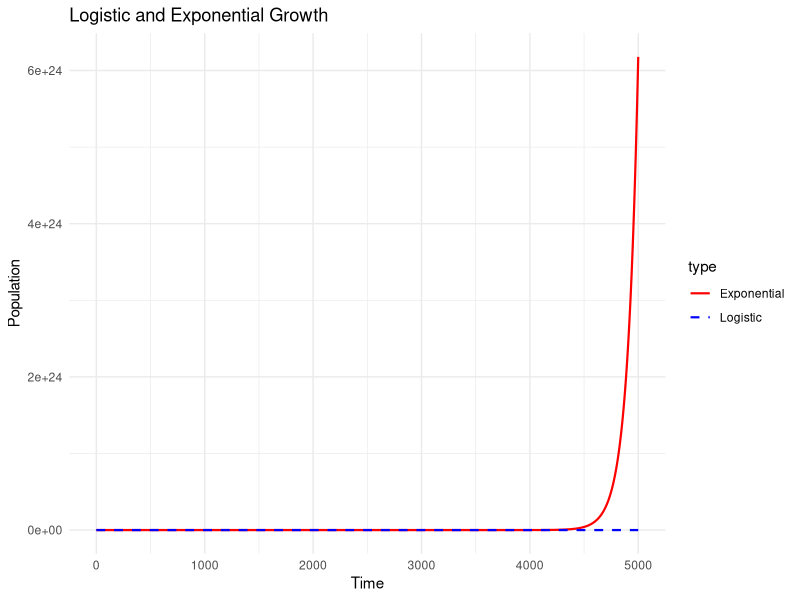
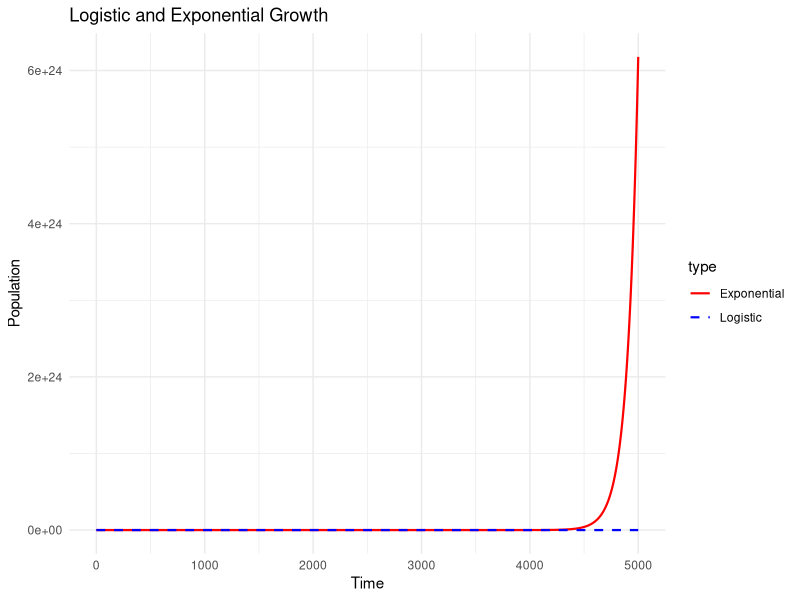

Write the R code that produced these figures, in order.


# Load necessary libraries
library(ggplot2)

# Function for exponential growth
exponential_growth <- function(t, N0, r) {
  N0 * exp(r * t)
}

# Function for logistic growth
logistic_growth <- function(t, N0, K, r) {
  N <- (N0 * K * exp(r * t)) / (K - N0 + N0 * exp(r * t))
  return(N)
}


# Set parameters
N0 <- 975.54  # Initial population
r <- 1.004e-02  # Growth rate
K <- 6.000e+10  # Carrying capacity (for logistic growth)

# Generate time values
time <- seq(0, 5000, by = 1)

# Calculate population values for both growth models
population_logistic <- logistic_growth(time, N0, K, r)
population_exponential <- exponential_growth(time, N0, r)

# Create a data frame for plotting
growth_data <- data.frame(t = rep(time, 2), 
                          population = c(population_logistic, population_exponential), 
                          type = rep(c("Logistic", "Exponential"), each = length(time)))

# Plot the results using ggplot2
Exponential_vs_logistic_plot<- ggplot(growth_data, aes(t, population, color = type, linetype = type)) +
  geom_line(lwd=0.75) +
  labs(x = "Time", y = "Population", title = "Logistic and Exponential Growth", legend="Model") +
  scale_color_manual(values = c("red", "blue")) +
  scale_linetype_manual(values = c("solid", "dashed")) +
  theme_minimal()
Exponential_vs_logistic_plot
install.packages("ragg")

library(ragg)

#Saving the object as a high resolution .png file
agg_png("Exponential_vs_logistic_plot.png",  width = 4000, height = 3000, units = "px", res = 600)+
  print(Exponential_vs_logistic_plot)
dev.off()
